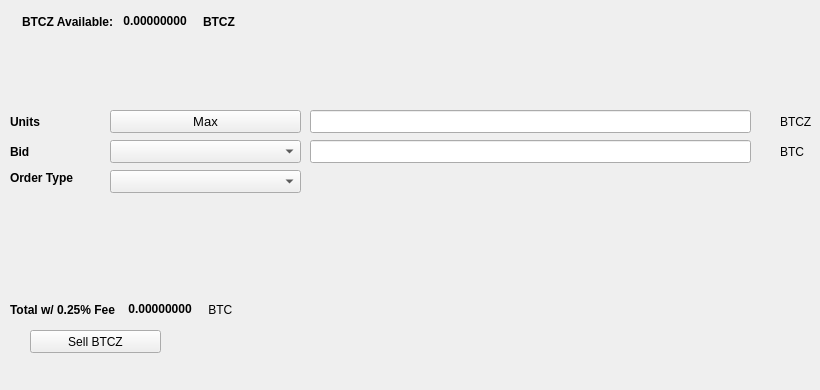
   <widget class="QWidget" name="SellTab">
    <attribute name="title">
     <string>Sell</string>
    </attribute>
    <widget class="QLabel" name="label_16">
     <property name="geometry">
      <rect>
       <x>780</x>
       <y>140</y>
       <width>31</width>
       <height>23</height>
      </rect>
     </property>
     <property name="text">
      <string>BTC</string>
     </property>
    </widget>
    <widget class="QComboBox" name="SellBidcomboBox">
     <property name="geometry">
      <rect>
       <x>110</x>
       <y>140</y>
       <width>191</width>
       <height>23</height>
      </rect>
     </property>
     <property name="font">
      <font>
       <pointsize>10</pointsize>
      </font>
     </property>
    </widget>
    <widget class="QLabel" name="label_18">
     <property name="geometry">
      <rect>
       <x>10</x>
       <y>110</y>
       <width>46</width>
       <height>23</height>
      </rect>
     </property>
     <property name="font">
      <font>
       <weight>75</weight>
       <bold>true</bold>
      </font>
     </property>
     <property name="text">
      <string>Units</string>
     </property>
    </widget>
    <widget class="QPushButton" name="Sell_Max_Amount">
     <property name="geometry">
      <rect>
       <x>110</x>
       <y>110</y>
       <width>191</width>
       <height>23</height>
      </rect>
     </property>
     <property name="font">
      <font>
       <pointsize>10</pointsize>
      </font>
     </property>
     <property name="text">
      <string>Max</string>
     </property>
    </widget>
    <widget class="QLabel" name="label_20">
     <property name="geometry">
      <rect>
       <x>10</x>
       <y>170</y>
       <width>91</width>
       <height>16</height>
      </rect>
     </property>
     <property name="font">
      <font>
       <weight>75</weight>
       <bold>true</bold>
      </font>
     </property>
     <property name="text">
      <string>Order Type</string>
     </property>
    </widget>
    <widget class="QComboBox" name="SellOrdertypeCombo">
     <property name="geometry">
      <rect>
       <x>110</x>
       <y>170</y>
       <width>191</width>
       <height>23</height>
      </rect>
     </property>
     <property name="font">
      <font>
       <pointsize>10</pointsize>
      </font>
     </property>
    </widget>
    <widget class="QLabel" name="label_21">
     <property name="geometry">
      <rect>
       <x>10</x>
       <y>140</y>
       <width>46</width>
       <height>23</height>
      </rect>
     </property>
     <property name="font">
      <font>
       <weight>75</weight>
       <bold>true</bold>
      </font>
     </property>
     <property name="text">
      <string>Bid</string>
     </property>
    </widget>
    <widget class="QLabel" name="label_22">
     <property name="geometry">
      <rect>
       <x>780</x>
       <y>110</y>
       <width>31</width>
       <height>23</height>
      </rect>
     </property>
     <property name="text">
      <string>BTCZ</string>
     </property>
    </widget>
    <widget class="QLineEdit" name="UnitsInputBTCZ">
     <property name="geometry">
      <rect>
       <x>310</x>
       <y>110</y>
       <width>441</width>
       <height>23</height>
      </rect>
     </property>
     <property name="font">
      <font>
       <pointsize>9</pointsize>
       <weight>75</weight>
       <bold>true</bold>
      </font>
     </property>
    </widget>
    <widget class="QLineEdit" name="SellBidPriceEdit">
     <property name="geometry">
      <rect>
       <x>310</x>
       <y>140</y>
       <width>441</width>
       <height>23</height>
      </rect>
     </property>
     <property name="font">
      <font>
       <pointsize>9</pointsize>
       <weight>75</weight>
       <bold>true</bold>
      </font>
     </property>
    </widget>
    <widget class="QPushButton" name="SellBTCZBTN">
     <property name="geometry">
      <rect>
       <x>30</x>
       <y>330</y>
       <width>131</width>
       <height>23</height>
      </rect>
     </property>
     <property name="text">
      <string>Sell BTCZ</string>
     </property>
     <property name="icon">
      <iconset resource="../carbonzero">
       <normaloff>:/icons/bitcoin</normaloff>:/icons/bitcoin</iconset>
     </property>
    </widget>
    <widget class="QWidget" name="layoutWidget3">
     <property name="geometry">
      <rect>
       <x>22</x>
       <y>12</y>
       <width>258</width>
       <height>19</height>
      </rect>
     </property>
     <layout class="QHBoxLayout" name="horizontalLayout">
      <item>
       <widget class="QLabel" name="label232_2">
        <property name="font">
         <font>
          <weight>75</weight>
          <bold>true</bold>
         </font>
        </property>
        <property name="text">
         <string>BTCZ Available:</string>
        </property>
       </widget>
      </item>
      <item>
       <widget class="QLabel" name="BTCZAvailableLabel">
        <property name="palette">
         <palette>
          <active>
           <colorrole role="WindowText">
            <brush brushstyle="SolidPattern">
             <color alpha="255">
              <red>0</red>
              <green>0</green>
              <blue>0</blue>
             </color>
            </brush>
           </colorrole>
           <colorrole role="Button">
            <brush brushstyle="SolidPattern">
             <color alpha="255">
              <red>0</red>
              <green>170</green>
              <blue>0</blue>
             </color>
            </brush>
           </colorrole>
           <colorrole role="Light">
            <brush brushstyle="SolidPattern">
             <color alpha="255">
              <red>0</red>
              <green>255</green>
              <blue>0</blue>
             </color>
            </brush>
           </colorrole>
           <colorrole role="Midlight">
            <brush brushstyle="SolidPattern">
             <color alpha="255">
              <red>0</red>
              <green>212</green>
              <blue>0</blue>
             </color>
            </brush>
           </colorrole>
           <colorrole role="Dark">
            <brush brushstyle="SolidPattern">
             <color alpha="255">
              <red>0</red>
              <green>85</green>
              <blue>0</blue>
             </color>
            </brush>
           </colorrole>
           <colorrole role="Mid">
            <brush brushstyle="SolidPattern">
             <color alpha="255">
              <red>0</red>
              <green>113</green>
              <blue>0</blue>
             </color>
            </brush>
           </colorrole>
           <colorrole role="Text">
            <brush brushstyle="SolidPattern">
             <color alpha="255">
              <red>0</red>
              <green>170</green>
              <blue>0</blue>
             </color>
            </brush>
           </colorrole>
           <colorrole role="BrightText">
            <brush brushstyle="SolidPattern">
             <color alpha="255">
              <red>255</red>
              <green>255</green>
              <blue>255</blue>
             </color>
            </brush>
           </colorrole>
           <colorrole role="ButtonText">
            <brush brushstyle="SolidPattern">
             <color alpha="255">
              <red>0</red>
              <green>0</green>
              <blue>0</blue>
             </color>
            </brush>
           </colorrole>
           <colorrole role="Base">
            <brush brushstyle="SolidPattern">
             <color alpha="255">
              <red>255</red>
              <green>255</green>
              <blue>255</blue>
             </color>
            </brush>
           </colorrole>
           <colorrole role="Window">
            <brush brushstyle="SolidPattern">
             <color alpha="255">
              <red>0</red>
              <green>170</green>
              <blue>0</blue>
             </color>
            </brush>
           </colorrole>
           <colorrole role="Shadow">
            <brush brushstyle="SolidPattern">
             <color alpha="255">
              <red>0</red>
              <green>0</green>
              <blue>0</blue>
             </color>
            </brush>
           </colorrole>
           <colorrole role="AlternateBase">
            <brush brushstyle="SolidPattern">
             <color alpha="255">
              <red>127</red>
              <green>212</green>
              <blue>127</blue>
             </color>
            </brush>
           </colorrole>
           <colorrole role="ToolTipBase">
            <brush brushstyle="SolidPattern">
             <color alpha="255">
              <red>255</red>
              <green>255</green>
              <blue>220</blue>
             </color>
            </brush>
           </colorrole>
           <colorrole role="ToolTipText">
            <brush brushstyle="SolidPattern">
             <color alpha="255">
              <red>0</red>
              <green>0</green>
              <blue>0</blue>
             </color>
            </brush>
           </colorrole>
          </active>
          <inactive>
           <colorrole role="WindowText">
            <brush brushstyle="SolidPattern">
             <color alpha="255">
              <red>0</red>
              <green>0</green>
              <blue>0</blue>
             </color>
            </brush>
           </colorrole>
           <colorrole role="Button">
            <brush brushstyle="SolidPattern">
             <color alpha="255">
              <red>0</red>
              <green>170</green>
              <blue>0</blue>
             </color>
            </brush>
           </colorrole>
           <colorrole role="Light">
            <brush brushstyle="SolidPattern">
             <color alpha="255">
              <red>0</red>
              <green>255</green>
              <blue>0</blue>
             </color>
            </brush>
           </colorrole>
           <colorrole role="Midlight">
            <brush brushstyle="SolidPattern">
             <color alpha="255">
              <red>0</red>
              <green>212</green>
              <blue>0</blue>
             </color>
            </brush>
           </colorrole>
           <colorrole role="Dark">
            <brush brushstyle="SolidPattern">
             <color alpha="255">
              <red>0</red>
              <green>85</green>
              <blue>0</blue>
             </color>
            </brush>
           </colorrole>
           <colorrole role="Mid">
            <brush brushstyle="SolidPattern">
             <color alpha="255">
              <red>0</red>
              <green>113</green>
              <blue>0</blue>
             </color>
            </brush>
           </colorrole>
           <colorrole role="Text">
            <brush brushstyle="SolidPattern">
             <color alpha="255">
              <red>0</red>
              <green>170</green>
              <blue>0</blue>
             </color>
            </brush>
           </colorrole>
           <colorrole role="BrightText">
            <brush brushstyle="SolidPattern">
             <color alpha="255">
              <red>255</red>
              <green>255</green>
              <blue>255</blue>
             </color>
            </brush>
           </colorrole>
           <colorrole role="ButtonText">
            <brush brushstyle="SolidPattern">
             <color alpha="255">
              <red>0</red>
              <green>0</green>
              <blue>0</blue>
             </color>
            </brush>
           </colorrole>
           <colorrole role="Base">
            <brush brushstyle="SolidPattern">
             <color alpha="255">
              <red>255</red>
              <green>255</green>
              <blue>255</blue>
             </color>
            </brush>
           </colorrole>
           <colorrole role="Window">
            <brush brushstyle="SolidPattern">
             <color alpha="255">
              <red>0</red>
              <green>170</green>
              <blue>0</blue>
             </color>
            </brush>
           </colorrole>
           <colorrole role="Shadow">
            <brush brushstyle="SolidPattern">
             <color alpha="255">
              <red>0</red>
              <green>0</green>
              <blue>0</blue>
             </color>
            </brush>
           </colorrole>
           <colorrole role="AlternateBase">
            <brush brushstyle="SolidPattern">
             <color alpha="255">
              <red>127</red>
              <green>212</green>
              <blue>127</blue>
             </color>
            </brush>
           </colorrole>
           <colorrole role="ToolTipBase">
            <brush brushstyle="SolidPattern">
             <color alpha="255">
              <red>255</red>
              <green>255</green>
              <blue>220</blue>
             </color>
            </brush>
           </colorrole>
           <colorrole role="ToolTipText">
            <brush brushstyle="SolidPattern">
             <color alpha="255">
              <red>0</red>
              <green>0</green>
              <blue>0</blue>
             </color>
            </brush>
           </colorrole>
          </inactive>
          <disabled>
           <colorrole role="WindowText">
            <brush brushstyle="SolidPattern">
             <color alpha="255">
              <red>0</red>
              <green>85</green>
              <blue>0</blue>
             </color>
            </brush>
           </colorrole>
           <colorrole role="Button">
            <brush brushstyle="SolidPattern">
             <color alpha="255">
              <red>0</red>
              <green>170</green>
              <blue>0</blue>
             </color>
            </brush>
           </colorrole>
           <colorrole role="Light">
            <brush brushstyle="SolidPattern">
             <color alpha="255">
              <red>0</red>
              <green>255</green>
              <blue>0</blue>
             </color>
            </brush>
           </colorrole>
           <colorrole role="Midlight">
            <brush brushstyle="SolidPattern">
             <color alpha="255">
              <red>0</red>
              <green>212</green>
              <blue>0</blue>
             </color>
            </brush>
           </colorrole>
           <colorrole role="Dark">
            <brush brushstyle="SolidPattern">
             <color alpha="255">
              <red>0</red>
              <green>85</green>
              <blue>0</blue>
             </color>
            </brush>
           </colorrole>
           <colorrole role="Mid">
            <brush brushstyle="SolidPattern">
             <color alpha="255">
              <red>0</red>
              <green>113</green>
              <blue>0</blue>
             </color>
            </brush>
           </colorrole>
           <colorrole role="Text">
            <brush brushstyle="SolidPattern">
             <color alpha="255">
              <red>0</red>
              <green>85</green>
              <blue>0</blue>
             </color>
            </brush>
           </colorrole>
           <colorrole role="BrightText">
            <brush brushstyle="SolidPattern">
             <color alpha="255">
              <red>255</red>
              <green>255</green>
              <blue>255</blue>
             </color>
            </brush>
           </colorrole>
           <colorrole role="ButtonText">
            <brush brushstyle="SolidPattern">
             <color alpha="255">
              <red>0</red>
              <green>85</green>
              <blue>0</blue>
             </color>
            </brush>
           </colorrole>
           <colorrole role="Base">
            <brush brushstyle="SolidPattern">
             <color alpha="255">
              <red>0</red>
              <green>170</green>
              <blue>0</blue>
             </color>
            </brush>
           </colorrole>
           <colorrole role="Window">
            <brush brushstyle="SolidPattern">
             <color alpha="255">
              <red>0</red>
              <green>170</green>
              <blue>0</blue>
             </color>
            </brush>
           </colorrole>
           <colorrole role="Shadow">
            <brush brushstyle="SolidPattern">
             <color alpha="255">
              <red>0</red>
              <green>0</green>
              <blue>0</blue>
             </color>
            </brush>
           </colorrole>
           <colorrole role="AlternateBase">
            <brush brushstyle="SolidPattern">
             <color alpha="255">
              <red>0</red>
              <green>170</green>
              <blue>0</blue>
             </color>
            </brush>
           </colorrole>
           <colorrole role="ToolTipBase">
            <brush brushstyle="SolidPattern">
             <color alpha="255">
              <red>255</red>
              <green>255</green>
              <blue>220</blue>
             </color>
            </brush>
           </colorrole>
           <colorrole role="ToolTipText">
            <brush brushstyle="SolidPattern">
             <color alpha="255">
              <red>0</red>
              <green>0</green>
              <blue>0</blue>
             </color>
            </brush>
           </colorrole>
          </disabled>
         </palette>
        </property>
        <property name="font">
         <font>
          <weight>75</weight>
          <bold>true</bold>
         </font>
        </property>
        <property name="text">
         <string> 0.00000000 </string>
        </property>
        <property name="textInteractionFlags">
         <set>Qt::LinksAccessibleByMouse|Qt::TextSelectableByKeyboard|Qt::TextSelectableByMouse</set>
        </property>
       </widget>
      </item>
      <item>
       <widget class="QLabel" name="labelBTCZ">
        <property name="font">
         <font>
          <weight>75</weight>
          <bold>true</bold>
         </font>
        </property>
        <property name="text">
         <string>BTCZ</string>
        </property>
       </widget>
      </item>
     </layout>
    </widget>
    <widget class="QWidget" name="layoutWidget">
     <property name="geometry">
      <rect>
       <x>10</x>
       <y>300</y>
       <width>268</width>
       <height>19</height>
      </rect>
     </property>
     <layout class="QHBoxLayout" name="horizontalLayout_2">
      <item>
       <widget class="QLabel" name="label_19">
        <property name="font">
         <font>
          <weight>75</weight>
          <bold>true</bold>
         </font>
        </property>
        <property name="text">
         <string>Total w/ 0.25% Fee </string>
        </property>
       </widget>
      </item>
      <item>
       <widget class="QLabel" name="SellCostLabel">
        <property name="palette">
         <palette>
          <active>
           <colorrole role="WindowText">
            <brush brushstyle="SolidPattern">
             <color alpha="255">
              <red>0</red>
              <green>0</green>
              <blue>0</blue>
             </color>
            </brush>
           </colorrole>
           <colorrole role="Button">
            <brush brushstyle="SolidPattern">
             <color alpha="255">
              <red>0</red>
              <green>170</green>
              <blue>0</blue>
             </color>
            </brush>
           </colorrole>
           <colorrole role="Light">
            <brush brushstyle="SolidPattern">
             <color alpha="255">
              <red>0</red>
              <green>255</green>
              <blue>0</blue>
             </color>
            </brush>
           </colorrole>
           <colorrole role="Midlight">
            <brush brushstyle="SolidPattern">
             <color alpha="255">
              <red>0</red>
              <green>212</green>
              <blue>0</blue>
             </color>
            </brush>
           </colorrole>
           <colorrole role="Dark">
            <brush brushstyle="SolidPattern">
             <color alpha="255">
              <red>0</red>
              <green>85</green>
              <blue>0</blue>
             </color>
            </brush>
           </colorrole>
           <colorrole role="Mid">
            <brush brushstyle="SolidPattern">
             <color alpha="255">
              <red>0</red>
              <green>113</green>
              <blue>0</blue>
             </color>
            </brush>
           </colorrole>
           <colorrole role="Text">
            <brush brushstyle="SolidPattern">
             <color alpha="255">
              <red>0</red>
              <green>170</green>
              <blue>0</blue>
             </color>
            </brush>
           </colorrole>
           <colorrole role="BrightText">
            <brush brushstyle="SolidPattern">
             <color alpha="255">
              <red>255</red>
              <green>255</green>
              <blue>255</blue>
             </color>
            </brush>
           </colorrole>
           <colorrole role="ButtonText">
            <brush brushstyle="SolidPattern">
             <color alpha="255">
              <red>0</red>
              <green>0</green>
              <blue>0</blue>
             </color>
            </brush>
           </colorrole>
           <colorrole role="Base">
            <brush brushstyle="SolidPattern">
             <color alpha="255">
              <red>255</red>
              <green>255</green>
              <blue>255</blue>
             </color>
            </brush>
           </colorrole>
           <colorrole role="Window">
            <brush brushstyle="SolidPattern">
             <color alpha="255">
              <red>0</red>
              <green>170</green>
              <blue>0</blue>
             </color>
            </brush>
           </colorrole>
           <colorrole role="Shadow">
            <brush brushstyle="SolidPattern">
             <color alpha="255">
              <red>0</red>
              <green>0</green>
              <blue>0</blue>
             </color>
            </brush>
           </colorrole>
           <colorrole role="AlternateBase">
            <brush brushstyle="SolidPattern">
             <color alpha="255">
              <red>127</red>
              <green>212</green>
              <blue>127</blue>
             </color>
            </brush>
           </colorrole>
           <colorrole role="ToolTipBase">
            <brush brushstyle="SolidPattern">
             <color alpha="255">
              <red>255</red>
              <green>255</green>
              <blue>220</blue>
             </color>
            </brush>
           </colorrole>
           <colorrole role="ToolTipText">
            <brush brushstyle="SolidPattern">
             <color alpha="255">
              <red>0</red>
              <green>0</green>
              <blue>0</blue>
             </color>
            </brush>
           </colorrole>
          </active>
          <inactive>
           <colorrole role="WindowText">
            <brush brushstyle="SolidPattern">
             <color alpha="255">
              <red>0</red>
              <green>0</green>
              <blue>0</blue>
             </color>
            </brush>
           </colorrole>
           <colorrole role="Button">
            <brush brushstyle="SolidPattern">
             <color alpha="255">
              <red>0</red>
              <green>170</green>
              <blue>0</blue>
             </color>
            </brush>
           </colorrole>
           <colorrole role="Light">
            <brush brushstyle="SolidPattern">
             <color alpha="255">
              <red>0</red>
              <green>255</green>
              <blue>0</blue>
             </color>
            </brush>
           </colorrole>
           <colorrole role="Midlight">
            <brush brushstyle="SolidPattern">
             <color alpha="255">
              <red>0</red>
              <green>212</green>
              <blue>0</blue>
             </color>
            </brush>
           </colorrole>
           <colorrole role="Dark">
            <brush brushstyle="SolidPattern">
             <color alpha="255">
              <red>0</red>
              <green>85</green>
              <blue>0</blue>
             </color>
            </brush>
           </colorrole>
           <colorrole role="Mid">
            <brush brushstyle="SolidPattern">
             <color alpha="255">
              <red>0</red>
              <green>113</green>
              <blue>0</blue>
             </color>
            </brush>
           </colorrole>
           <colorrole role="Text">
            <brush brushstyle="SolidPattern">
             <color alpha="255">
              <red>0</red>
              <green>170</green>
              <blue>0</blue>
             </color>
            </brush>
           </colorrole>
           <colorrole role="BrightText">
            <brush brushstyle="SolidPattern">
             <color alpha="255">
              <red>255</red>
              <green>255</green>
              <blue>255</blue>
             </color>
            </brush>
           </colorrole>
           <colorrole role="ButtonText">
            <brush brushstyle="SolidPattern">
             <color alpha="255">
              <red>0</red>
              <green>0</green>
              <blue>0</blue>
             </color>
            </brush>
           </colorrole>
           <colorrole role="Base">
            <brush brushstyle="SolidPattern">
             <color alpha="255">
              <red>255</red>
              <green>255</green>
              <blue>255</blue>
             </color>
            </brush>
           </colorrole>
           <colorrole role="Window">
            <brush brushstyle="SolidPattern">
             <color alpha="255">
              <red>0</red>
              <green>170</green>
              <blue>0</blue>
             </color>
            </brush>
           </colorrole>
           <colorrole role="Shadow">
            <brush brushstyle="SolidPattern">
             <color alpha="255">
              <red>0</red>
              <green>0</green>
              <blue>0</blue>
             </color>
            </brush>
           </colorrole>
           <colorrole role="AlternateBase">
            <brush brushstyle="SolidPattern">
             <color alpha="255">
              <red>127</red>
              <green>212</green>
              <blue>127</blue>
             </color>
            </brush>
           </colorrole>
           <colorrole role="ToolTipBase">
            <brush brushstyle="SolidPattern">
             <color alpha="255">
              <red>255</red>
              <green>255</green>
              <blue>220</blue>
             </color>
            </brush>
           </colorrole>
           <colorrole role="ToolTipText">
            <brush brushstyle="SolidPattern">
             <color alpha="255">
              <red>0</red>
              <green>0</green>
              <blue>0</blue>
             </color>
            </brush>
           </colorrole>
          </inactive>
          <disabled>
           <colorrole role="WindowText">
            <brush brushstyle="SolidPattern">
             <color alpha="255">
              <red>0</red>
              <green>85</green>
              <blue>0</blue>
             </color>
            </brush>
           </colorrole>
           <colorrole role="Button">
            <brush brushstyle="SolidPattern">
             <color alpha="255">
              <red>0</red>
              <green>170</green>
              <blue>0</blue>
             </color>
            </brush>
           </colorrole>
           <colorrole role="Light">
            <brush brushstyle="SolidPattern">
             <color alpha="255">
              <red>0</red>
              <green>255</green>
              <blue>0</blue>
             </color>
            </brush>
           </colorrole>
           <colorrole role="Midlight">
            <brush brushstyle="SolidPattern">
             <color alpha="255">
              <red>0</red>
              <green>212</green>
              <blue>0</blue>
             </color>
            </brush>
           </colorrole>
           <colorrole role="Dark">
            <brush brushstyle="SolidPattern">
             <color alpha="255">
              <red>0</red>
              <green>85</green>
              <blue>0</blue>
             </color>
            </brush>
           </colorrole>
           <colorrole role="Mid">
            <brush brushstyle="SolidPattern">
             <color alpha="255">
              <red>0</red>
              <green>113</green>
              <blue>0</blue>
             </color>
            </brush>
           </colorrole>
           <colorrole role="Text">
            <brush brushstyle="SolidPattern">
             <color alpha="255">
              <red>0</red>
              <green>85</green>
              <blue>0</blue>
             </color>
            </brush>
           </colorrole>
           <colorrole role="BrightText">
            <brush brushstyle="SolidPattern">
             <color alpha="255">
              <red>255</red>
              <green>255</green>
              <blue>255</blue>
             </color>
            </brush>
           </colorrole>
           <colorrole role="ButtonText">
            <brush brushstyle="SolidPattern">
             <color alpha="255">
              <red>0</red>
              <green>85</green>
              <blue>0</blue>
             </color>
            </brush>
           </colorrole>
           <colorrole role="Base">
            <brush brushstyle="SolidPattern">
             <color alpha="255">
              <red>0</red>
              <green>170</green>
              <blue>0</blue>
             </color>
            </brush>
           </colorrole>
           <colorrole role="Window">
            <brush brushstyle="SolidPattern">
             <color alpha="255">
              <red>0</red>
              <green>170</green>
              <blue>0</blue>
             </color>
            </brush>
           </colorrole>
           <colorrole role="Shadow">
            <brush brushstyle="SolidPattern">
             <color alpha="255">
              <red>0</red>
              <green>0</green>
              <blue>0</blue>
             </color>
            </brush>
           </colorrole>
           <colorrole role="AlternateBase">
            <brush brushstyle="SolidPattern">
             <color alpha="255">
              <red>0</red>
              <green>170</green>
              <blue>0</blue>
             </color>
            </brush>
           </colorrole>
           <colorrole role="ToolTipBase">
            <brush brushstyle="SolidPattern">
             <color alpha="255">
              <red>255</red>
              <green>255</green>
              <blue>220</blue>
             </color>
            </brush>
           </colorrole>
           <colorrole role="ToolTipText">
            <brush brushstyle="SolidPattern">
             <color alpha="255">
              <red>0</red>
              <green>0</green>
              <blue>0</blue>
             </color>
            </brush>
           </colorrole>
          </disabled>
         </palette>
        </property>
        <property name="font">
         <font>
          <weight>75</weight>
          <bold>true</bold>
         </font>
        </property>
        <property name="autoFillBackground">
         <bool>false</bool>
        </property>
        <property name="text">
         <string> 0.00000000</string>
        </property>
        <property name="textInteractionFlags">
         <set>Qt::LinksAccessibleByMouse|Qt::TextSelectableByMouse</set>
        </property>
       </widget>
      </item>
      <item>
       <widget class="QLabel" name="label_17">
        <property name="font">
         <font>
          <weight>50</weight>
          <bold>false</bold>
         </font>
        </property>
        <property name="text">
         <string> BTC</string>
        </property>
       </widget>
      </item>
     </layout>
    </widget>
    <widget class="QLabel" name="label_23">
     <property name="geometry">
      <rect>
       <x>460</x>
       <y>300</y>
       <width>281</width>
       <height>81</height>
      </rect>
     </property>
     <property name="text">
      <string/>
     </property>
     <property name="pixmap">
      <pixmap>:/images/bittrex</pixmap>
     </property>
    </widget>
   </widget>
